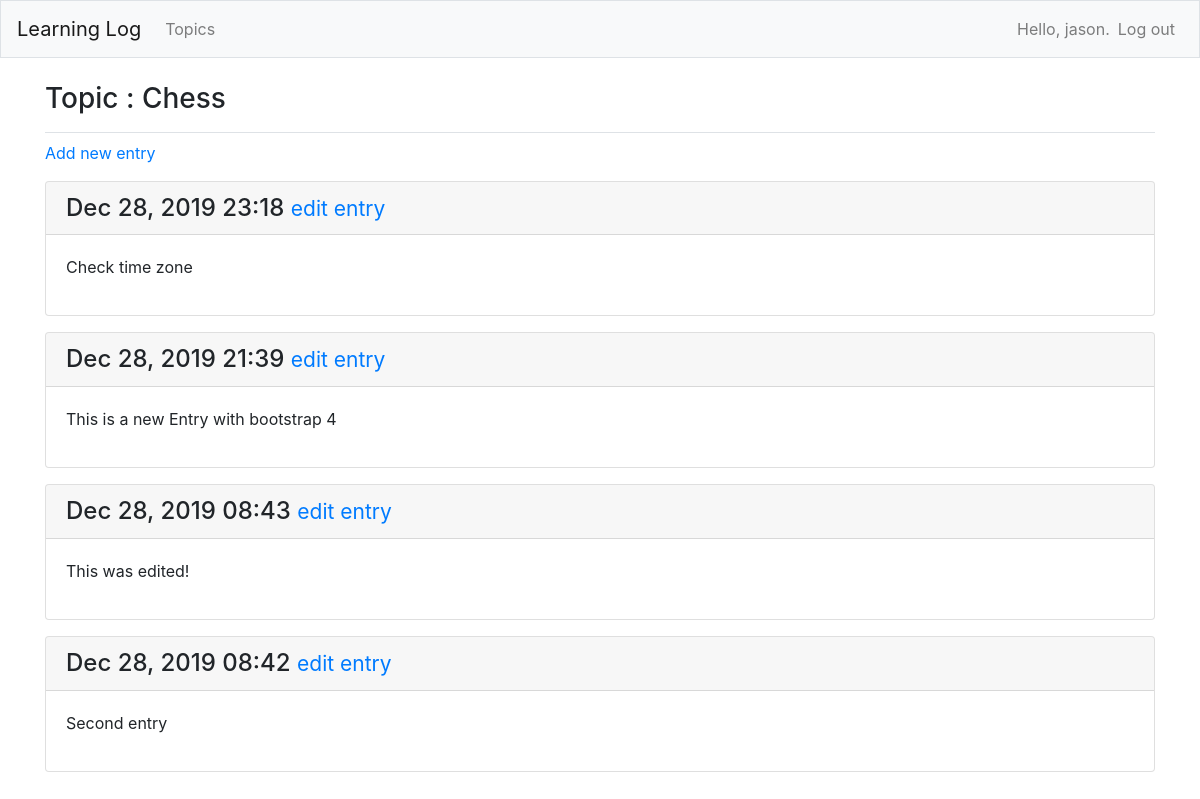
Screenshot of /topic/1/ (signed in) with the database file from the repository.
### learning_logs/models.py (models this page shows, shortened)
class Topic(models.Model):
    text = models.CharField(max_length=200)
    date_added = models.DateField(auto_now_add=True)
    owner = models.ForeignKey(User, on_delete=models.CASCADE)
    def __str__(self):
        return self.text

class Entry(models.Model):
    topic = models.ForeignKey(Topic, on_delete=models.CASCADE)
    text = models.TextField()
    date_added = models.DateTimeField(auto_now_add=True)
    class Meta:
        verbose_name_plural = 'entries'

### learning_logs/views.py (the view)
# urls.py: path('topic/<int:topic_id>/', views.topic, name='topic'),
@login_required
def topic(request, topic_id):
    topic = Topic.objects.get(id=topic_id)
    check_topic_owner(topic, request)
    entries = topic.entry_set.order_by('-date_added')
    context = {'topic': topic, 'entries': entries}
    return render(request, 'learning_logs/topic.html', context)

### learning_logs/views.py (called while the page is built)
def check_topic_owner(topic, request):
    if topic.owner != request.user:
        raise Http404

### learning_logs/templates/learning_logs/topic.html
{% extends 'learning_logs/base.html' %}
{% block page_header %}
<h3>Topic : {{topic}}</h3>
{% endblock page_header %}
{% block content %}
<p><a href="{% url 'learning_logs:new_entry' topic.id %}">Add new entry</a></p>
    {% for entry in entries %}
    <div class="card mb-3">
        <h4 class="card-header">
            {{ entry.date_added|date:'M d, Y H:i' }}
            <small><a href="{% url 'learning_logs:edit_entry' entry.id %}">edit entry</a></small>
        </h4>
        <div class="card-body">
            {{ entry.text|linebreaks }}
        </div>
    </div>
    {% empty %}
    <p>There are no entries for this topic yet.</p>
    {% endfor %}
{% endblock content %}

### learning_logs/templates/learning_logs/base.html (shortened to what this page needs)
<!doctype html>
{% load bootstrap4 %}
<html lang="en">
<head>
    {% bootstrap_css %}
</head>
<body>
<nav class="navbar navbar-expand-md navbar-light bg-light mb-4 border">
    <a class="navbar-brand" href="{% url 'learning_logs:index' %}">Learning Log</a>
    <div class="collapse navbar-collapse" id="navbarCollapse">
        <ul class="navbar-nav mr-auto">
            <li class="nav-item">
                <a class="nav-link" href="{% url 'learning_logs:topics' %}">Topics</a>
            </li>
        </ul>
        <ul class="navbar-nav ml-auto">
            {% if user.is_authenticated %}
            <li class="nav-item">
                <span class="navbar-text">Hello, {{ user.username }}.</span>
            </li>
            <li class="nav-item">
                <a class="nav-link" href="{% url 'users:logout' %}">Log out</a>
            </li>
            {% endif %}
        </ul>
    </div>
</nav>
<main role="main" class="container">
    <div class="pb-2 mb-2 border-bottom">
        {% block page_header %}{% endblock page_header %}
    </div>
    <div>
        {% block content %} {% endblock content %}
    </div>
</main>
</body>
</html>

### rows the page displays
Topic: text "Chess"
Entry: date_added "Dec 28, 2019 23:18", text "Check time zone"
Entry: date_added "Dec 28, 2019 21:39", text "This is a new Entry with bootstrap 4"
Entry: date_added "Dec 28, 2019 08:43", text "This was edited!"
Entry: date_added "Dec 28, 2019 08:42", text "Second entry"

### other values shown
{{ user.username }} "jason"
